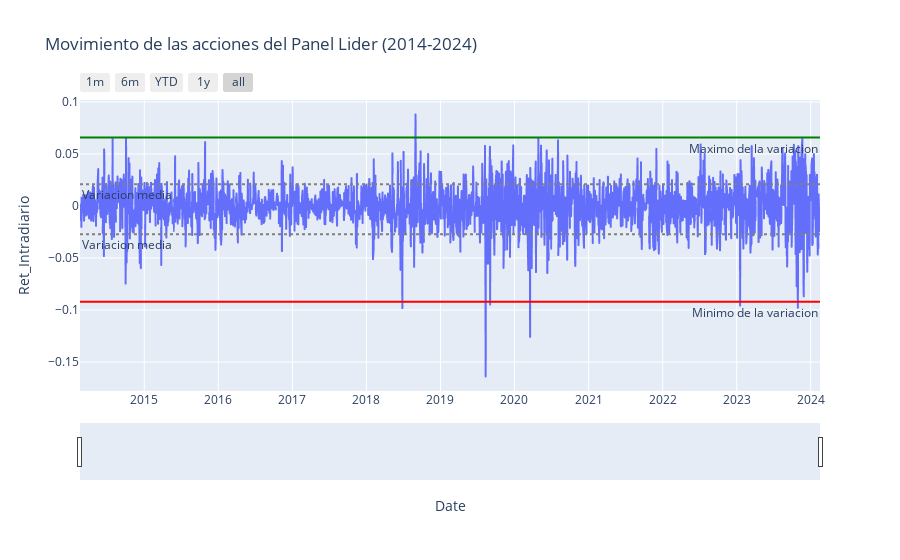

Notebook source saved alongside this figure:
### Code cell
#Agrupo por dias la media de los precios
df = df_precios.groupby("Date").agg({ 'Open':'mean', 'High':'mean', 'Low':'mean', 'Close':'mean', 'Adj Close':'mean','Ret_Intradiario':'mean', 'Ret_Gaps':'mean'})

#Creo el indice 
df.reset_index(inplace=True)


fig = px.line(df, x='Date', y='Ret_Intradiario', title='Movimiento de las acciones del Panel Lider (2014-2024)')

fig.update_xaxes(
    rangeslider_visible=True,
    rangeselector=dict(
        buttons=list([
            dict(count=1, label="1m", step="month", stepmode="backward"),
            dict(count=6, label="6m", step="month", stepmode="backward"),
            dict(count=1, label="YTD", step="year", stepmode="todate"),
            dict(count=1, label="1y", step="year", stepmode="backward"),
            dict(step="all")
        ])
        
    )
        
)
fig.add_hline(y=0.0658, line_dash="solid", line_color="green",
                annotation_text="Maximo de la variacion", 
                annotation_position="bottom right")

fig.add_hline(y=-0.09204, line_dash="solid", line_color="red",
                annotation_text="Minimo de la variacion", 
                annotation_position="bottom right")

fig.add_hline(y=0.0208099, line_dash="dot", line_color="grey",
                annotation_text="Variacion media", 
                annotation_position="bottom left")

fig.add_hline(y=-0.02728649, line_dash="dot", line_color="grey",
                annotation_text="Variacion media", 
                annotation_position="bottom left")

'''fig.add_vrect(x0="2008-04-24", x1="2009-07-18", 
                annotation_text="Volatilidad", annotation_position="top left",
                fillcolor="green", opacity=0.30, line_width=0)'''

fig.show()

### Figure 1 — Plotly figure (JSON) as saved in the notebook; plotly's stock layout.template omitted (floating-point values rounded to 4 significant figures; data arrays with more than 128 entries replaced by an {"elided": "..."} marker saying what was removed)
{"data": [{"hovertemplate": "Date=%{x}<br>Ret_Intradiario=%{y}<extra></extra>", "legendgroup": "", "line": {"color": "#636efa", "dash": "solid"}, "marker": {"symbol": "circle"}, "mode": "lines", "name": "", "showlegend": false, "type": "scattergl", "x": {"elided": "2444 str values"}, "xaxis": "x", "y": {"elided": "2444 float values"}, "yaxis": "y"}], "layout": {"annotations": [{"showarrow": false, "text": "Maximo de la variacion", "x": 1, "xanchor": "right", "xref": "x domain", "y": 0.0658, "yanchor": "top", "yref": "y"}, {"showarrow": false, "text": "Minimo de la variacion", "x": 1, "xanchor": "right", "xref": "x domain", "y": -0.09204, "yanchor": "top", "yref": "y"}, {"showarrow": false, "text": "Variacion media", "x": 0, "xanchor": "left", "xref": "x domain", "y": 0.02081, "yanchor": "top", "yref": "y"}, {"showarrow": false, "text": "Variacion media", "x": 0, "xanchor": "left", "xref": "x domain", "y": -0.02729, "yanchor": "top", "yref": "y"}], "legend": {"tracegroupgap": 0}, "shapes": [{"line": {"color": "green", "dash": "solid"}, "type": "line", "x0": 0, "x1": 1, "xref": "x domain", "y0": 0.0658, "y1": 0.0658, "yref": "y"}, {"line": {"color": "red", "dash": "solid"}, "type": "line", "x0": 0, "x1": 1, "xref": "x domain", "y0": -0.09204, "y1": -0.09204, "yref": "y"}, {"line": {"color": "grey", "dash": "dot"}, "type": "line", "x0": 0, "x1": 1, "xref": "x domain", "y0": 0.02081, "y1": 0.02081, "yref": "y"}, {"line": {"color": "grey", "dash": "dot"}, "type": "line", "x0": 0, "x1": 1, "xref": "x domain", "y0": -0.02729, "y1": -0.02729, "yref": "y"}], "title": {"text": "Movimiento de las acciones del Panel Lider (2014-2024)"}, "xaxis": {"anchor": "y", "domain": [0, 1], "rangeselector": {"buttons": [{"count": 1, "label": "1m", "step": "month", "stepmode": "backward"}, {"count": 6, "label": "6m", "step": "month", "stepmode": "backward"}, {"count": 1, "label": "YTD", "step": "year", "stepmode": "todate"}, {"count": 1, "label": "1y", "step": "year", "stepmode": "backward"}, {"step": "all"}]}, "rangeslider": {"visible": true}, "title": {"text": "Date"}}, "yaxis": {"anchor": "x", "domain": [0, 1], "title": {"text": "Ret_Intradiario"}}}}
